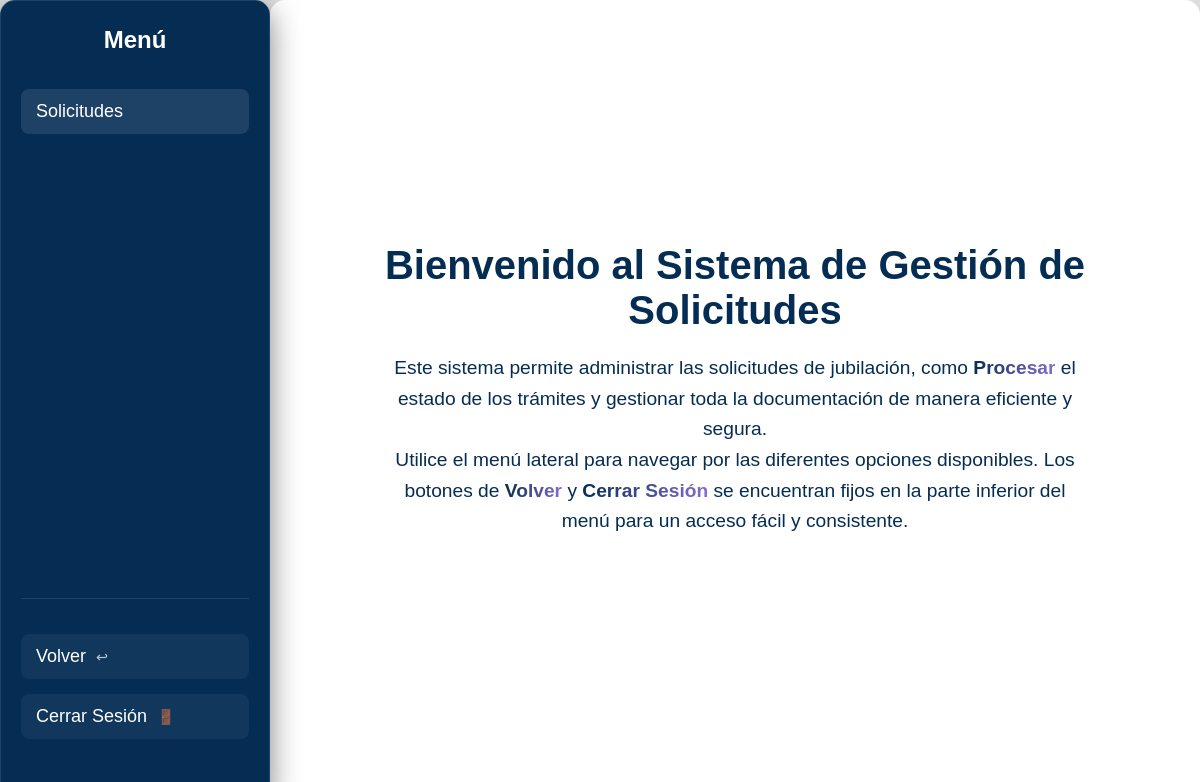
Screenshot of /index.php?controlador=gestionSolicitud&metodo=gestionVistaAdmin (signed in) with the database file from the repository.
### tables this page shows
CREATE TABLE `interfazadmin` (
  `id` int(11) NOT NULL,
  `id_user` int(11) DEFAULT NULL,
  `texto_inicio` varchar(500) NOT NULL,
  `titulo_soli_gestion` varchar(200) NOT NULL,
  `texto_soli_gestion1` varchar(500) NOT NULL,
  `texto_soli_gestion2` varchar(500) NOT NULL,
  `titulo_lista_soli` varchar(100) NOT NULL,
  `titulo_curso_gestion` varchar(200) NOT NULL,
  `texto_curso_gestion1` varchar(500) NOT NULL,
  `texto_curso_gestion2` varchar(500) NOT NULL
);

### src/controllers/GestionSolicitudControlador.php (called while the page is built, shortened)
<?php
class GestionSolicitudControlador {
    public function GestionVistaAdmin(): void {
        include_once  __DIR__ . '/../views/admin/gestionSolicitudAdmin.php';
    }
}
?>

### public/index.php (called while the page is built, shortened)
<?php
    $router = new Router();
    $router->ejecutar();
?>

### src/views/admin/gestionSolicitudAdmin.php (the view, shortened to what this page needs)
<?php
    include_once __DIR__ . "/../../../config/connection_db.php";
    $sql = "SELECT * FROM interfazadmin WHERE id = 1";
    $stmt = $pdo->prepare($sql);
    $stmt->execute();
    $texto = $stmt->fetch();
?>
<!DOCTYPE html>
<html lang="en">
<head>
    <link rel="stylesheet" href="../src/css/stylegestion.css">
</head>
<body>
    <?php
            include __DIR__ . '/../navs/navSolicitudAdmin.php';
    ?>
    <div class="content">
        <h1><?=$texto['titulo_soli_gestion']?></h1>
        <p><?= $texto['texto_soli_gestion1']?></p>
        <p><?= $texto['texto_soli_gestion2']?></p>
    </div>
</body>
</html>

### src/css/stylegestion.css (style rules this page uses)
* { font-family: "Chocolate Classical Sans", sans-serif; margin: 0; padding: 0; box-sizing: border-box; }
body { background-color: #dddddd; display: flex; flex-direction: row; overflow-x: hidden; }
h1 { text-align: center; }
.content { background: white; border-radius: 15px; padding: 30px; display: flex; flex-direction: column; justify-content: center; flex: 1; align-items: center; padding-top: 10px; }
.content h1 { color: #052c53; margin-bottom: 20px; font-size: 2.5rem; text-align: center; }
.content p { color: #052c53; font-size: 1.2rem; line-height: 1.6; text-align: center; max-width: 700px; }
.highlight { background: linear-gradient(to right, #052c53, #866dd0); background-clip: text; -webkit-text-fill-color: transparent; font-weight: bold; }

### rows the page displays
interfazadmin: titulo_soli_gestion "Bienvenido al Sistema de Gestión de Solicitudes", texto_soli_gestion1 "Este sistema permite administrar las solicitudes de jubilación, como Procesar el estado de los trámites y gestionar toda la documentación de manera eficiente y segura.", texto_soli_gestion2 "Utilice el menú lateral para navegar por las diferentes opciones disponibles. Los botones de Volver y Cerrar Sesión se encuentran fijos en la parte inferior del menú para un acceso fácil y consistente."
